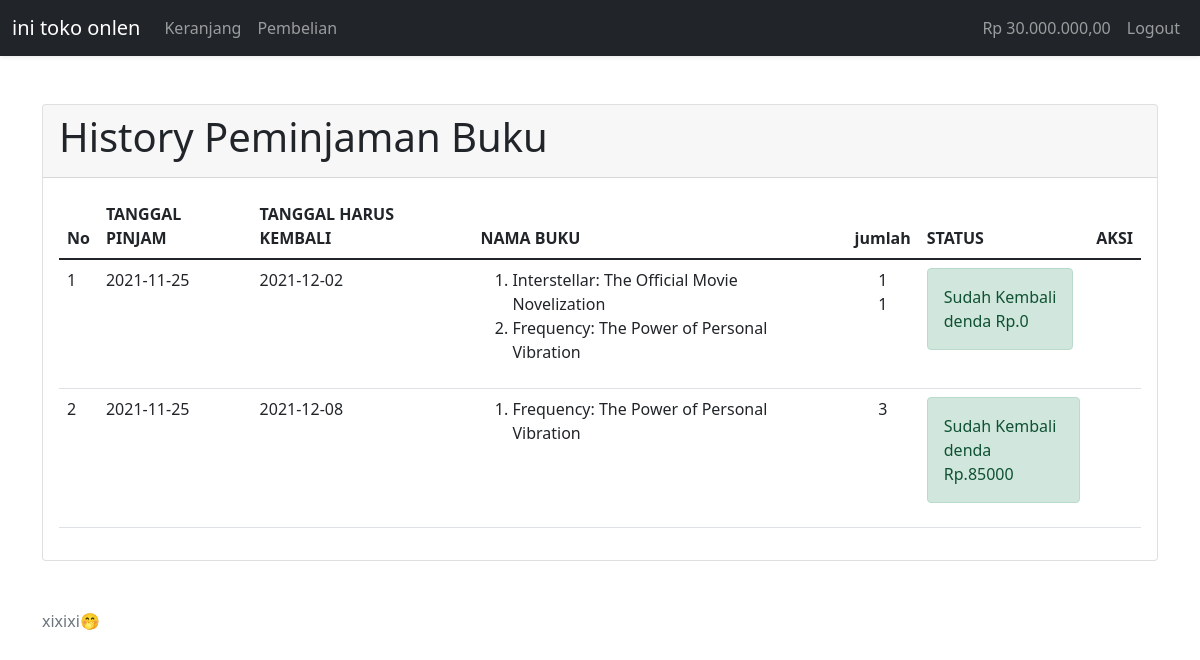
Screenshot of /peminjaman.php (signed in) with the database file from the repository.
### tables this page shows
CREATE TABLE `peminjaman_buku` (
  `id_peminjaman_buku` int(11) NOT NULL,
  `id_siswa` int(11) NOT NULL,
  `tanggal_pinjam` date NOT NULL,
  `tanggal_kembali` date NOT NULL,
  `total` int(11) DEFAULT NULL,
  `id_petugas` int(11) NOT NULL
);

CREATE TABLE `detail_peminjaman_buku` (
  `id_detail_peminjaman_buku` int(11) NOT NULL,
  `id_peminjaman_buku` int(11) NOT NULL,
  `id_buku` int(11) NOT NULL,
  `qty` int(11) NOT NULL,
  `total` int(11) DEFAULT NULL,
  `id_petugas` int(11) NOT NULL
);

CREATE TABLE `buku` (
  `id_buku` int(11) NOT NULL,
  `id_petugas` int(11) NOT NULL,
  `pengarang` varchar(100) NOT NULL,
  `deskripsi` text NOT NULL,
  `foto` varchar(255) NOT NULL,
  `nama_buku` varchar(250) NOT NULL,
  `harga` int(11) DEFAULT NULL
);

CREATE TABLE `pengembalian_buku` (
  `id_pengembalian_buku` int(11) NOT NULL,
  `id_peminjaman_buku` int(11) NOT NULL,
  `tanggal_pengembalian` date NOT NULL,
  `denda` int(11) NOT NULL
);

### peminjaman.php (the view, shortened to what this page needs)
<!DOCTYPE html>
<html lang="en">
<head>
    <link href="https://cdn.jsdelivr.net/npm/bootstrap@5.1.1/dist/css/bootstrap.min.css" rel="stylesheet">
</head>
<body>
    <?php
        include "navbar.php";
    ?>
    <br></br>
    <div class="container">
        <div class="card">
            <div class="card-header">
                <h1>History Peminjaman Buku</h1>
            </div>
            <div class="card-body">
            <table class="table">
                <thead>
                    <tr>
                    <th scope="col">No</th>
                    <th scope="col">TANGGAL PINJAM</th>
                    <th scope="col">TANGGAL HARUS KEMBALI</th>
                    <th scope="col">NAMA BUKU</th>
                    <th scope="col">&nbsp;&nbsp;jumlah</th>
                    <th scope="col">STATUS</th>
                    <th scope="col">AKSI</th>
                    </tr>
                </thead>
                <tbody>
                    <?php
                    include "koneksi.php";
                    $query_peminjaman = mysqli_query($koneksi, "SELECT * FROM peminjaman_buku
                    where id_siswa = '".$_SESSION['id_siswa']."' ORDER BY id_peminjaman_buku DESC");
                    $no=0;
                    while($data_peminjaman=mysqli_fetch_array($query_peminjaman)){
                        $no++;
                    ?>
                    <tr>
                        <td><?=$no?></td>
                        <td><?=$data_peminjaman['tanggal_pinjam']?></td>
                        <td><?=$data_peminjaman['tanggal_kembali']?></td>
                        <td>
                            <ol>
                            <?php
                            $query_detail = mysqli_query($koneksi, "SELECT * FROM detail_peminjaman_buku d
                                            JOIN buku b ON b.id_buku = d.id_buku WHERE
                                            id_peminjaman_buku = '".$data_peminjaman['id_peminjaman_buku']."'");
                            while($data_detail = mysqli_fetch_array($query_detail)){
                                echo "<li>".$data_detail['nama_buku']."</li>";
                            }
                            ?>
                            </ol>
                        </td>
                        <td>
                            <ol>
                            <?php
                            $query_detail = mysqli_query($koneksi, "SELECT * FROM detail_peminjaman_buku d
                                            JOIN buku b ON b.id_buku = d.id_buku WHERE
                                            id_peminjaman_buku = '".$data_peminjaman['id_peminjaman_buku']."'");
                            while($data_detail = mysqli_fetch_array($query_detail)){
                                echo "<li class='no'>".$data_detail['qty']."</li>";
                            }
                            ?>
                            </ol>
                        </td>
                        <?php
                        $query_cek_kembali = mysqli_query($koneksi, "SELECT * FROM pengembalian_buku
                        WHERE id_peminjaman_buku = '".$data_peminjaman['id_peminjaman_buku']."'");
                        if (mysqli_num_rows($query_cek_kembali) > 0) {
                            $data_kembali = mysqli_fetch_array($query_cek_kembali);
                            echo "<td>";
                            echo "<label class='alert alert-success'>
                                Sudah Kembali<br>
                                denda Rp.".$data_kembali['denda']."</label>";
                            echo "</td>";
                            echo "<td></td>";
                        }
                        ?>
                    </tr>
                    <?php } ?>
                </tbody>
            </table>
            </div>
        </div>
    </div>
    <?php
        include "footer.php";
    ?>
</body>
</html>

### peminjaman.php (style rules this page uses)
li.no { list-style-type: none; }

### rows the page displays
peminjaman_buku: tanggal_pinjam "2021-11-25", tanggal_kembali "2021-12-02", pengembalian_buku.denda "0"
detail_peminjaman_buku: id_buku.nama_buku "Interstellar: The Official Movie Novelization", qty "1"
detail_peminjaman_buku: id_buku.nama_buku "Frequency: The Power of Personal Vibration", qty "1"
peminjaman_buku: tanggal_pinjam "2021-11-25", tanggal_kembali "2021-12-08", pengembalian_buku.denda "85000"
detail_peminjaman_buku: id_buku.nama_buku "Frequency: The Power of Personal Vibration", qty "3"
